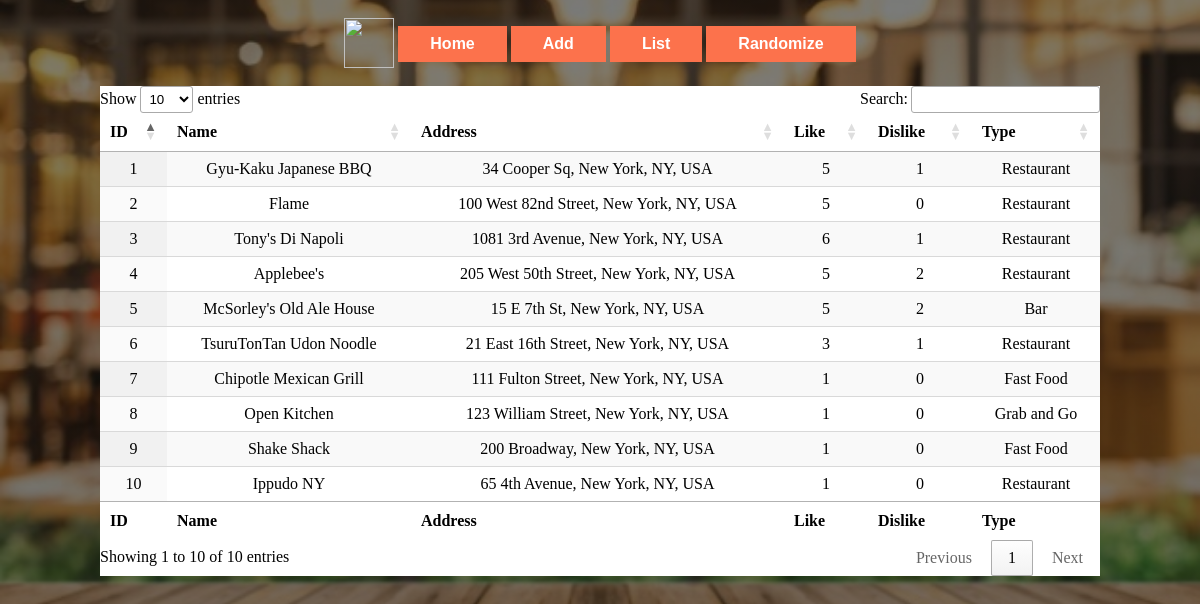
Page /list.php on the committed database.
### tables this page shows
CREATE TABLE `restaurants` (
  `id` int(11) NOT NULL,
  `name` varchar(60) NOT NULL,
  `address` varchar(80) NOT NULL,
  `lat` float(10,6) NOT NULL,
  `lng` float(10,6) NOT NULL,
  `type` varchar(30) NOT NULL,
  `liked` int(11) NOT NULL,
  `disliked` int(11) NOT NULL
);

### list.php (the view, shortened to what this page needs)
<!DOCTYPE html>
<html lang="en">
  <head>
    <link rel="stylesheet" type="text/css" href="./CSS/style.css">
    <link rel="stylesheet" type="text/css" href="https://cdn.datatables.net/1.10.16/css/jquery.dataTables.min.css">
  </head>
  <body class="bg2">
    <br />
      <div>
        <a href="./index.html"><img id="headerpic" src="./CSS/IMG/restaurant-icon.png"></a>
        <button class="button" onclick="window.location.href='index.html'">Home</button>
        <button class="button" onclick="window.location.href='add.html'">Add</button>
        <button class="button" onclick="window.location.href='list.php'">List</button>
        <button class="button" onclick="window.location.href='random.html'">Randomize</button>
      </div>
      <br />
    <div class="listdiv">
      <?php
        require("login.php");
    	$link = mysqli_connect("localhost", $username, $password, $database);
    	$sql = "SELECT * FROM restaurants";
    	if($result = mysqli_query($link, $sql)){
    	    if(mysqli_num_rows($result) > 0){
    	        echo '<table id="list" class="display" style="width:100%">';
              echo "<thead>";
    	            echo "<tr>";
    	                echo "<th>ID</th>";
    	                echo "<th>Name</th>";
    	                echo "<th>Address</th>";
                      echo "<th>Like</th>";
                      echo "<th>Dislike</th>";
                      echo "<th>Type</th>";
    	            echo "</tr>";
                echo "</thead>";
                echo "<tbody>";
    	        while($row = mysqli_fetch_array($result)){
    	            echo "<tr>";
    	                echo "<td>" . $row['id'] . "</td>";
    	                echo "<td>" . $row['name'] . "</td>";
    	                echo "<td>" . $row['address'] . "</td>";
                      echo "<td>" . $row['liked'] . "</td>";
                      echo "<td>" . $row['disliked'] . "</td>";
                      echo "<td>" . $row['type'] . "</td>";
    	            echo "</tr>";
    	        }
              echo "</tbody>";
              echo "<tfoot>";
                  echo "<tr>";
                      echo "<th>ID</th>";
                      echo "<th>Name</th>";
                      echo "<th>Address</th>";
                      echo "<th>Like</th>";
                      echo "<th>Dislike</th>";
                      echo "<th>Type</th>";
                  echo "</tr>";
              echo  "</tfoot>";
    	        echo "</table>";
    	    } else{
    	        echo "No records matching your query were found.";
    	    }
    	} else{
    	    echo "Error" . mysqli_error($link);
    	}
    	?>
    </div>
  </body>
</html>

### CSS/style.css (style rules this page uses)
body, html { height: 100%; margin: 0; padding: 0; }
.bg2 { background-image:linear-gradient( rgba(0, 0, 0, 0.5), rgba(0, 0, 0, 0.5) ), url(../CSS/IMG/background.jpg); background-position: center; background-repeat: repeat-y; background-size: cover; text-align: center; color: black; }
#headerpic { width: 50px; height: 50px; vertical-align: middle; }
.button { cursor: pointer; background-color: #fc724c; border: none; color: white; padding: 9px 32px; text-align: center; text-decoration: none; display: inline-block; font-size: 16px; font-weight: bold; margin-top: 2px; vertical-align: middle; }
.listdiv { width: 1000px; min-height: 100px; background: white; margin: auto; top: 0; right: 0; bottom: 0; left: 0; position: relative; font-size: 16px; }

### rows in the picture
restaurants: id "1", name "Gyu-Kaku Japanese BBQ", address "34 Cooper Sq, New York, NY, USA", liked "5", disliked "1", type "Restaurant"
restaurants: id "2", name "Flame", address "100 West 82nd Street, New York, NY, USA", liked "5", disliked "0", type "Restaurant"
restaurants: id "3", name "Tony's Di Napoli", address "1081 3rd Avenue, New York, NY, USA", liked "6", disliked "1", type "Restaurant"
restaurants: id "4", name "Applebee's", address "205 West 50th Street, New York, NY, USA", liked "5", disliked "2", type "Restaurant"
restaurants: id "5", name "McSorley's Old Ale House", address "15 E 7th St, New York, NY, USA", liked "5", disliked "2", type "Bar"
restaurants: id "6", name "TsuruTonTan Udon Noodle", address "21 East 16th Street, New York, NY, USA", liked "3", disliked "1", type "Restaurant"
restaurants: id "7", name "Chipotle Mexican Grill", address "111 Fulton Street, New York, NY, USA", liked "1", disliked "0", type "Fast Food"
restaurants: id "8", name "Open Kitchen", address "123 William Street, New York, NY, USA", liked "1", disliked "0", type "Grab and Go"
restaurants: id "9", name "Shake Shack", address "200 Broadway, New York, NY, USA", liked "1", disliked "0", type "Fast Food"
restaurants: id "10", name "Ippudo NY", address "65 4th Avenue, New York, NY, USA", liked "1", disliked "0", type "Restaurant"
